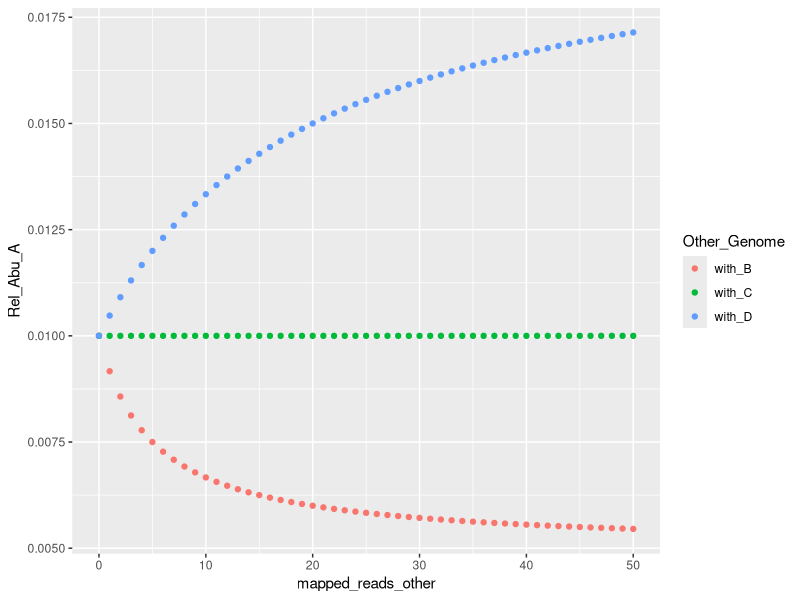

This chart was generated by the following R code:
## ---- chunk 1
knitr::opts_chunk$set(echo = TRUE)
## ---- chunk 2
library(tidyverse)
## ---- chunk 3
tot_reads <- 1000 
read_len <- 100 
## ---- chunk 4
size_A <- 1000 
mapped_reads_A <- 10 
mapped_bases_A <- mapped_reads_A * read_len 
mean_A <- mapped_bases_A / size_A
## ---- chunk 5
size_B <- 500
size_C <- 1000
size_D <- 2000

mapped_reads_other <- 0:50
## ---- chunk 6
coverm <- data.frame(mapped_reads_other) %>%
  mutate(mapped_bases_other = mapped_reads_other * read_len) %>%
  mutate(mean_B = mapped_bases_other / size_B) %>%
  mutate(mean_C = mapped_bases_other / size_C) %>%
  mutate(mean_D = mapped_bases_other / size_D) %>%
  mutate(relcov_A_with_B = mean_A / (mean_A + mean_B)) %>%
  mutate(relcov_A_with_C = mean_A / (mean_A + mean_C)) %>%
  mutate(relcov_A_with_D = mean_A / (mean_A + mean_D)) %>%
  mutate(tot_mapped_reads = mapped_reads_A + mapped_reads_other) %>%
  mutate(relabu_A_with_B = relcov_A_with_B * tot_mapped_reads / tot_reads) %>%
  mutate(relabu_A_with_C = relcov_A_with_C * tot_mapped_reads / tot_reads) %>%
  mutate(relabu_A_with_D = relcov_A_with_D * tot_mapped_reads / tot_reads)
## ---- chunk 7
coverm_plot <- coverm %>%
  select(mapped_reads_other, starts_with("relabu")) %>% 
  rename_with(str_replace, 
              pattern = "relabu_A_", replacement = "") %>% 
  pivot_longer(-mapped_reads_other, names_to = "Other_Genome", values_to = "Rel_Abu_A")
## ---- chunk 8
ggplot(coverm_plot, aes(x = mapped_reads_other, y = Rel_Abu_A)) +
  geom_point(aes(color = Other_Genome))
